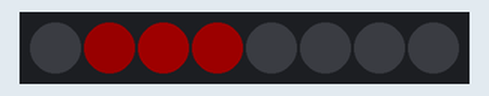
Recording of a sketch running on a simulated Arduino Uno, built with avr-gcc and run on an emulated ATmega328P. On the bench: 8 RGB LEDs in strip order, left to right. Dim RGB values are drawn brighter than linear.

Above: at 0.45 s.
At 6.3 s:
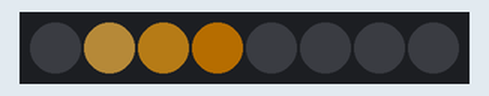
At 13.55 s:
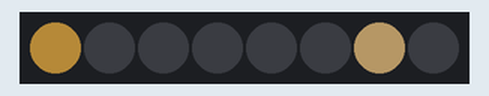
At 20.79 s:
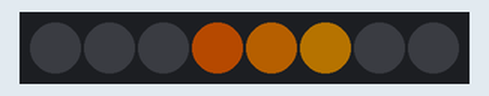
At 27.7 s:
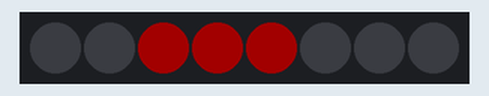
At 37.97 s:
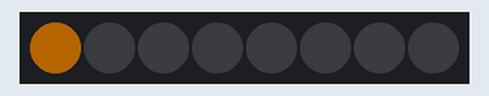
Timing chart, 0 to 40.0 s (numbered marks = the images above):
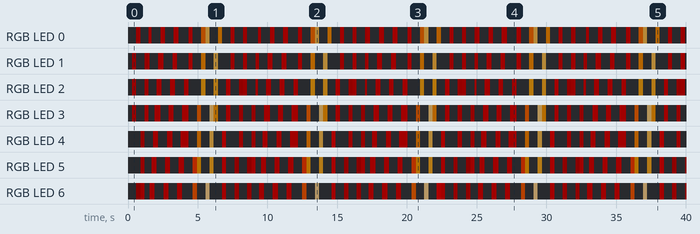

The sketch:

one_sine_pal.ino
```cpp
/* one_sine for FastLED 3.1 and above

By: Andrew Tuline

Date: Jan, 2015

This takes my one_sine routine and adds Mark's palette lookup to it.

*/


// Use qsuba for smooth pixel colouring and qsubd for non-smooth pixel colouring
#define qsubd(x, b)  ((x>b)?wavebright:0)                   // Digital unsigned subtraction macro. if result <0, then => 0. Otherwise, take on fixed value.
#define qsuba(x, b)  ((x>b)?x-b:0)                          // Analog Unsigned subtraction macro. if result <0, then => 0

#include "FastLED.h"                                          // FastLED library. Preferably the latest copy of FastLED 2.1.

#if FASTLED_VERSION < 3001000
#error "Requires FastLED 3.1 or later; check github for latest code."
#endif

// Fixed definitions cannot change on the fly.
#define LED_DT 5                                             // Serial data pin for WS2812 or WS2801.
#define LED_CK 11                                             // Serial clock pin for WS2801 or APA102.
#define COLOR_ORDER GRB                                       // Are they GRB for WS2812 and GBR for APA102
#define LED_TYPE WS2812                                       // What kind of strip are you using? WS2812, APA102. . .
#define NUM_LEDS 8                                           // Number of LED's.

struct CRGB leds[NUM_LEDS];                                   // Initialize our LED array.

uint8_t max_bright = 128;                                     // Overall brightness definition. It can be changed on the fly.


// Initialize changeable global variables. Play around with these!!!
uint8_t wavebright = 128;                                     // You can change the brightness of the waves/bars rolling across the screen.
uint8_t thishue = 0;                                          // You can change the starting hue value for the first wave.
uint8_t thisrot = 1;                                          // You can change how quickly the hue rotates for this wave. Currently 0.
uint8_t allsat = 255;                                         // I like 'em fully saturated with colour.
int8_t thisspeed = 8;                                         // You can change the speed of the wave, and use negative values.
uint8_t allfreq = 32;                                         // You can change the frequency, thus distance between bars.
int thisphase = 0;                                            // Phase change value gets calculated.
uint8_t thiscutoff = 192;                                     // You can change the cutoff value to display this wave. Lower value = longer wave.
int thisdelay = 30;                                           // You can change the delay. Also you can change the allspeed variable above.
uint8_t bgclr = 0;                                            // A rotating background colour.
uint8_t bgbright = 10;                                        // Brightness of background colour

// Palette definitions
CRGBPalette16 currentPalette;
CRGBPalette16 targetPalette;
TBlendType    currentBlending;


void setup() {
  Serial.begin(57600);

//  LEDS.addLeds<LED_TYPE, LED_DT, LED_CK, COLOR_ORDER>(leds, NUM_LEDS);   //WS2801 and APA102
  LEDS.addLeds<LED_TYPE, LED_DT,COLOR_ORDER>(leds, NUM_LEDS);   // WS2812

  FastLED.setBrightness(max_bright);

  set_max_power_in_volts_and_milliamps(5, 500);               // FastLED Power management set at 5V, 500mA. This is OPTIONAL!!!

// Also, RainbowColors_p, RainbowStripeColors_p, OceanColors_p, CloudColors_p, LavaColors_p, ForestColors_p, and PartyColors_p
  currentPalette = LavaColors_p;
  currentBlending = LINEARBLEND;
} // setup()


void loop () {

  EVERY_N_MILLISECONDS(thisdelay) {                           // FastLED based non-blocking delay to update/display the sequence.
    static uint8_t startIndex = 0;
    startIndex = startIndex + 1; /* motion speed */
    one_sine_pal(startIndex);
  }
  show_at_max_brightness_for_power();
} // loop()


void one_sine_pal(uint8_t colorIndex) {                                                              // This is the heart of this program. Sure is short.
  thisphase += thisspeed;                                                     // You can change direction and speed individually.
  thishue = thishue + thisrot;                                                // Hue rotation is fun for thiswave.
  for (int k=0; k<NUM_LEDS-1; k++) {                                          // For each of the LED's in the strand, set a brightness based on a wave as follows:
    int thisbright = qsubd(cubicwave8((k*allfreq)+thisphase), thiscutoff);    // qsub sets a minimum value called thiscutoff. If < thiscutoff, then bright = 0. Otherwise, bright = 128 (as defined in qsub)..
    leds[k] = CHSV(bgclr, 255, bgbright);                                     // First set a background colour, but fully saturated.
    leds[k] += ColorFromPalette( currentPalette, colorIndex, thisbright, currentBlending);
    colorIndex +=3;
  }
  bgclr++;                                                                    // You can change the background colour or remove this and leave it fixed.
} // one_sine_pal()
```

Measured:
- by itself, RGB LED 0: off → RGB(26, 0, 0) at 0.60 s, → off 0.30 s later, → RGB(33, 0, 0) 0.60 s later, → off 0.18 s later, … (99 changes in this stretch)
- by itself, RGB LED 2: off → RGB(30, 0, 0) at 0.30 s, → off 0.30 s later, → RGB(26, 0, 0) 0.60 s later, → off 0.30 s later, … (97 changes in this stretch)
